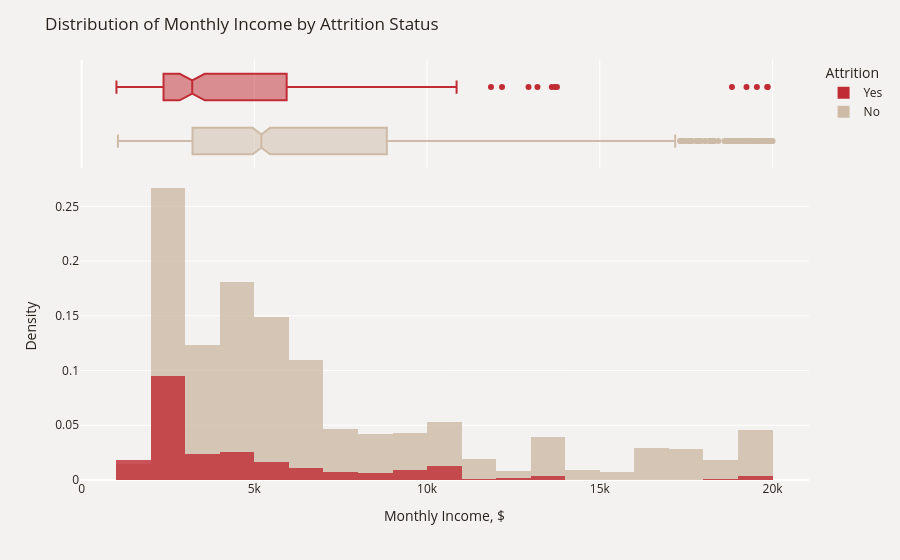

The cell this chart's notebook holds for it:
### Markdown cell above
Managers and Research Directors have the highest average salaries, while Laboratory Technicians and Sales Representatives have the lowest.

### Code cell
plot_df=data.sort_values(by="Attrition")
fig=px.histogram(plot_df, x='MonthlyIncome', color='Attrition', 
                 opacity=0.8, histnorm='density', barmode='overlay', marginal='box',
                 color_discrete_map={'Yes': '#C02B34','No': '#CDBBA7'})
fig.update_layout(title_text='Distribution of Monthly Income by Attrition Status',
                  xaxis_title='Monthly Income, $', yaxis_title='Density',font_color='#28221D',
                  paper_bgcolor='#F4F2F0', plot_bgcolor='#F4F2F0', legend_traceorder='reversed')
fig.show()

### Figure 1 — Plotly figure (JSON) as saved in the notebook; plotly's stock layout.template omitted (floating-point values rounded to 4 significant figures; data arrays with more than 128 entries replaced by an {"elided": "..."} marker saying what was removed)
{"data": [{"bingroup": "x", "histnorm": "density", "hovertemplate": "Attrition=No<br>MonthlyIncome=%{x}<br>density=%{y}<extra></extra>", "legendgroup": "No", "marker": {"color": "#CDBBA7", "opacity": 0.8, "pattern": {"shape": ""}}, "name": "No", "orientation": "v", "showlegend": true, "type": "histogram", "x": {"elided": "1233 int values"}, "xaxis": "x", "yaxis": "y"}, {"hovertemplate": "Attrition=No<br>MonthlyIncome=%{x}<extra></extra>", "legendgroup": "No", "marker": {"color": "#CDBBA7"}, "name": "No", "notched": true, "showlegend": false, "type": "box", "x": {"elided": "1233 int values"}, "xaxis": "x2", "yaxis": "y2"}, {"bingroup": "x", "histnorm": "density", "hovertemplate": "Attrition=Yes<br>MonthlyIncome=%{x}<br>density=%{y}<extra></extra>", "legendgroup": "Yes", "marker": {"color": "#C02B34", "opacity": 0.8, "pattern": {"shape": ""}}, "name": "Yes", "orientation": "v", "showlegend": true, "type": "histogram", "x": {"elided": "237 int values"}, "xaxis": "x", "yaxis": "y"}, {"hovertemplate": "Attrition=Yes<br>MonthlyIncome=%{x}<extra></extra>", "legendgroup": "Yes", "marker": {"color": "#C02B34"}, "name": "Yes", "notched": true, "showlegend": false, "type": "box", "x": {"elided": "237 int values"}, "xaxis": "x2", "yaxis": "y2"}], "layout": {"barmode": "overlay", "font": {"color": "#28221D"}, "legend": {"title": {"text": "Attrition"}, "tracegroupgap": 0, "traceorder": "reversed"}, "margin": {"t": 60}, "paper_bgcolor": "#F4F2F0", "plot_bgcolor": "#F4F2F0", "title": {"text": "Distribution of Monthly Income by Attrition Status"}, "xaxis": {"anchor": "y", "domain": [0, 1], "title": {"text": "Monthly Income, $"}}, "xaxis2": {"anchor": "y2", "domain": [0, 1], "matches": "x", "showgrid": true, "showticklabels": false}, "yaxis": {"anchor": "x", "domain": [0, 0.7326], "title": {"text": "Density"}}, "yaxis2": {"anchor": "x2", "domain": [0.7426, 1], "matches": "y2", "showgrid": false, "showline": false, "showticklabels": false, "ticks": ""}}}
